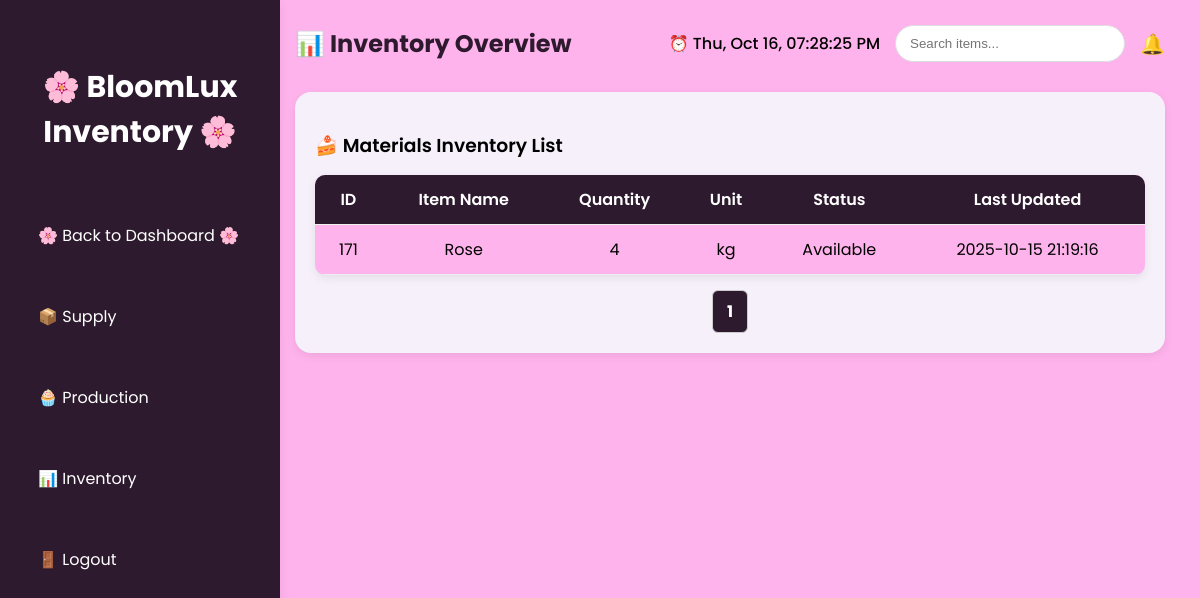
The page /inventory.php (signed in) on the database as committed earlier.
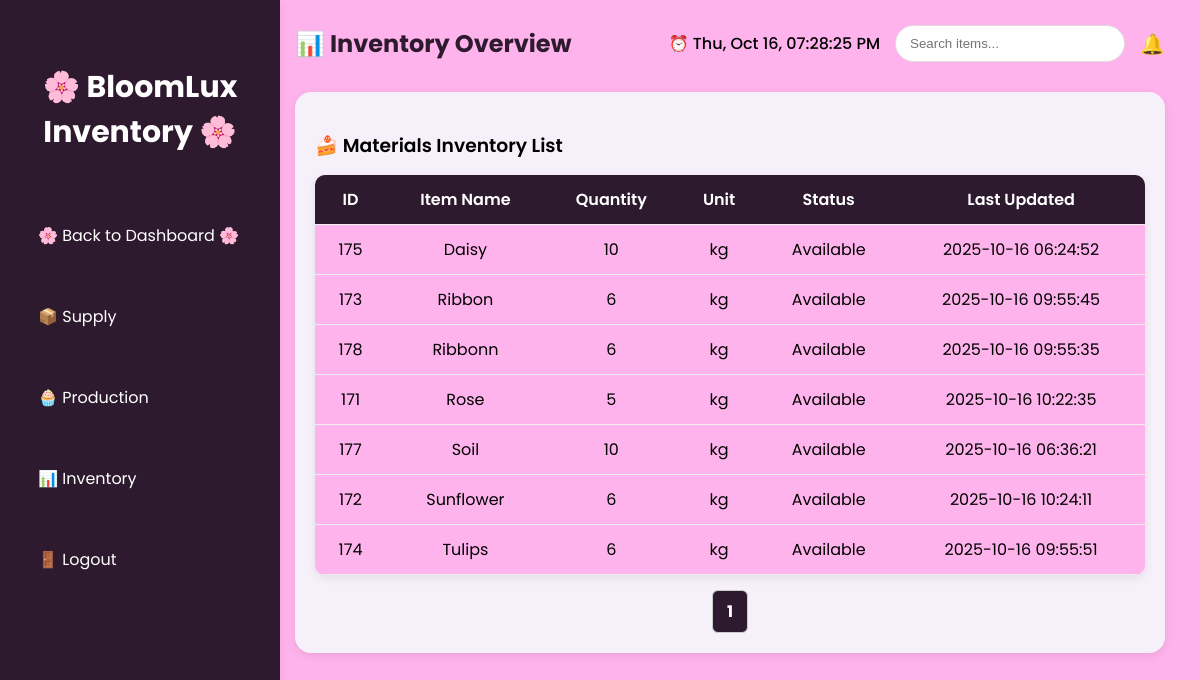
The same page on the database as committed later.
### tables this page shows
CREATE TABLE `inventory` (
  `id` int(11) NOT NULL,
  `item_name` varchar(100) NOT NULL,
  `quantity` int(11) NOT NULL DEFAULT 0,
  `unit` varchar(50) NOT NULL,
  `status` enum('available','low','out') DEFAULT 'available',
  `updated_at` timestamp NOT NULL DEFAULT current_timestamp() ON UPDATE current_timestamp(),
  `created_at` timestamp NOT NULL DEFAULT current_timestamp()
);

### inventory.php (the view, shortened to what this page needs)
<?php
include 'backend/init.php';
$limit = 10;
$page = isset($_GET['page']) ? (int)$_GET['page'] : 1;
$start = ($page - 1) * $limit;
$total_result = $conn->query("SELECT COUNT(*) AS total FROM inventory");
$total_row = $total_result->fetch_assoc();
$total_items = $total_row['total'];
$total_pages = ceil($total_items / $limit);
$result = $conn->query("
    SELECT id, item_name, quantity, unit, status, updated_at
    FROM inventory
    ORDER BY item_name ASC
    LIMIT $start, $limit
");
?>
<!DOCTYPE html>
<html lang="en">
<head>
    <link rel="stylesheet" href="css/inventory.css">
</head>
<body>
    <div class="sidebar">
        <h2>🌸 BloomLux Inventory 🌸</h2>
        <a href="home.php">🌸 Back to Dashboard 🌸</a>
        <a href="supply.php">📦 Supply</a>
        <a href="production.php">🧁 Production</a>
        <a href="inventory.php">📊 Inventory</a>
        <a href="logout.php">🚪 Logout</a>
    </div>
    <div class="main">
        <div class="top-bar">
            <div class="welcome">📊 Inventory Overview</div>
            <div class="top-right">
                <div id="live-time">⏰ Loading...</div>
                <div class="search-bar">
                    <input type="text" placeholder="Search items...">
                </div>
                <div class="notif" id="notif-icon">
                    🔔
                </div>
            </div>
        </div>
        <div class="card">
            <h3>🍰 Materials Inventory List</h3>
            <table>
                <tr>
                    <th>ID</th>
                    <th>Item Name</th>
                    <th>Quantity</th>
                    <th>Unit</th>
                    <th>Status</th>
                    <th>Last Updated</th>
                </tr>
                <?php while ($row = $result->fetch_assoc()): ?>
                    <tr>
                        <td><?= $row['id']; ?></td>
                        <td><?= htmlspecialchars($row['item_name']); ?></td>
                        <td><?= $row['quantity']; ?></td>
                        <td><?= $row['unit']; ?></td>
                        <td class="status-<?= strtolower($row['status']); ?>">
                            <?= ucfirst($row['status']); ?>
                        </td>
                        <td><?= $row['updated_at']; ?></td>
                    </tr>
                <?php endwhile; ?>
            </table>
            <div class="pagination">
                <?php for ($i = 1; $i <= $total_pages; $i++): ?>
                    <a href="?page=<?= $i; ?>" class="<?= ($i == $page) ? 'active' : ''; ?>"><?= $i; ?></a>
                <?php endfor; ?>
            </div>
        </div>
    </div>
</body>
</html>

### css/inventory.css (style rules this page uses)
:root { --bg: #ffb3ecff; --card: #f5f0fa; --primary: #2e1a2eff; --text: #000000ff; --highlight: #000000ff; --shadow: 0 3px 10px rgba(0,0,0,0.08); }
body { font-family: 'Poppins', sans-serif; margin: 0; background: var(--bg); display: flex; color: var(--text); }
.sidebar { width: 240px; background: var(--primary); color: #ffffff; height: 100vh; position: fixed; display: flex; flex-direction: column; padding: 40px 20px; box-shadow: var(--shadow); }
.sidebar h2 { text-align: center; font-weight: 700; font-size: 30px; margin-bottom: 40px; }
.sidebar a { display: block; color: #ffffff; padding: 20px 18px; margin: 8px 0; text-decoration: none; border-radius: 50px; transition: 0.3s; }
.main { margin-left: 260px; flex-grow: 1; padding: 25px 35px; }
.top-bar { display: flex; justify-content: space-between; align-items: center; margin-bottom: 30px; }
.welcome { font-size: 1.5rem; font-weight: 700; color: var(--primary); }
.top-right { display: flex; align-items: center; gap: 15px; }
.search-bar input { padding: 10px 14px; border: 1px solid #ddd; border-radius: 20px; width: 200px; transition: 0.3s; background: #fff; color: var(--text); }
.notif { font-size: 20px; cursor: pointer; }
#live-time { font-weight: 500; color: var(--highlight); }
.card { background: var(--card); padding: 20px; border-radius: 16px; box-shadow: var(--shadow); margin-bottom: 25px; }
.card h3 { color: var(--highlight); margin-bottom: 15px; font-weight: 600; }
table { width: 100%; border-collapse: collapse; background: var(--bg); border-radius: 10px; overflow: hidden; box-shadow: var(--shadow); color: var(--text); }
th, td { padding: 12px 15px; border-bottom: 1px solid #eee; text-align: center; }
th { background: var(--primary); color: #fff; font-weight: 600; }
.pagination { display: flex; justify-content: center; margin-top: 15px; gap: 8px; }
.pagination a { background: var(--bg); border: 1px solid #ccc; padding: 8px 14px; border-radius: 6px; text-decoration: none; color: var(--primary); transition: 0.3s; }
.pagination .active { background: var(--primary); color: white; font-weight: bold; }
.notif { font-size: 20px; cursor: pointer; position: relative; }

Rows that differ between the two databases and show on the page:
added inventory: id "175", item_name "Daisy", quantity "10", unit "kg", status "Available", updated_at "2025-10-16 06:24:52"
added inventory: id "173", item_name "Ribbon", quantity "6", unit "kg", status "Available", updated_at "2025-10-16 09:55:45"
added inventory: id "178", item_name "Ribbonn", quantity "6", unit "kg", status "Available", updated_at "2025-10-16 09:55:35"
changed inventory "Rose": quantity "4" → "5"; updated_at "2025-10-15 21:19:16" → "2025-10-16 10:22:35"
added inventory: id "177", item_name "Soil", quantity "10", unit "kg", status "Available", updated_at "2025-10-16 06:36:21"
added inventory: id "172", item_name "Sunflower", quantity "6", unit "kg", status "Available", updated_at "2025-10-16 10:24:11"
added inventory: id "174", item_name "Tulips", quantity "6", unit "kg", status "Available", updated_at "2025-10-16 09:55:51"
